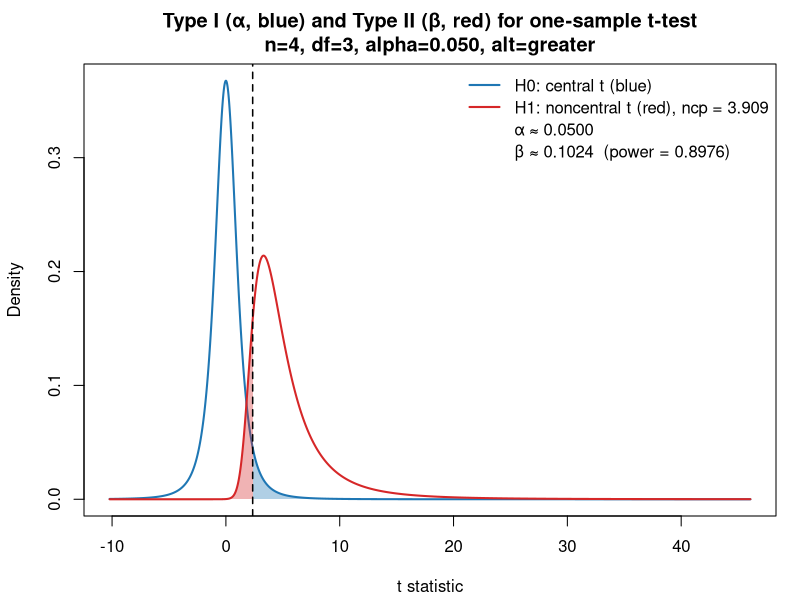
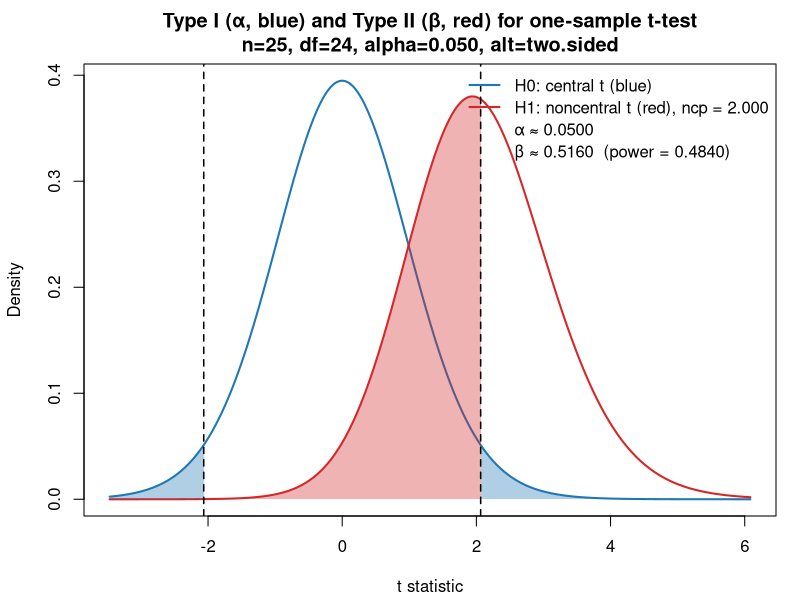
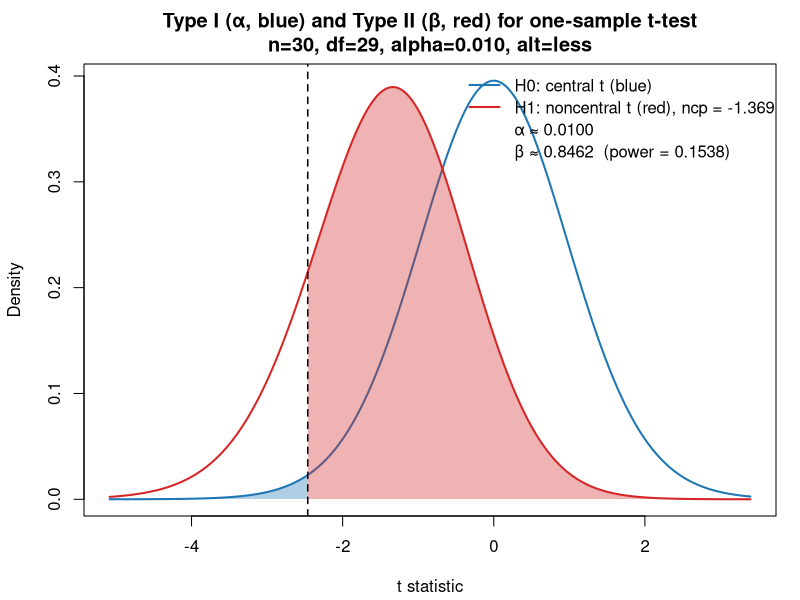

Generate these figures, in order, with R:
plot_alpha_beta_ttest <- function(n, mu0, mu1, sd, alpha = 0.05,
                                  alternative = c("two.sided", "greater", "less")) {
  alternative <- match.arg(alternative)
  df  <- n - 1
  se  <- sd / sqrt(n)
  ncp <- (mu1 - mu0) / se  # noncentrality for t under H1
  
  # Critical values (central t under H0)
  crit <- switch(
    alternative,
    "two.sided" = qt(1 - alpha/2, df = df),
    "greater"   = qt(1 - alpha,   df = df),
    "less"      = qt(alpha,       df = df)
  )
  
  # Rejection and non-rejection regions in T-space
  rej_region <- switch(
    alternative,
    "two.sided" = list(left = -Inf, lcut = -crit, rcut = crit, right = Inf),
    "greater"   = list(left = crit, right = Inf),
    "less"      = list(left = -Inf, right = crit)
  )
  
  # Numeric alpha (under H0) and beta (under H1)
  if (alternative == "two.sided") {
    alpha_calc <- pt(-crit, df) + (1 - pt(crit, df))                     # should equal alpha
    beta_calc  <- pt(crit, df, ncp) - pt(-crit, df, ncp)                 # fail-to-reject under H1
  } else if (alternative == "greater") {
    alpha_calc <- 1 - pt(crit, df)
    beta_calc  <- pt(crit, df, ncp)
  } else { # "less"
    alpha_calc <- pt(crit, df)
    beta_calc  <- 1 - pt(crit, df, ncp)
  }
  
  # x-range to plot: cover both central and noncentral t supports
  left_q  <- min(qt(0.001, df), qt(0.001, df, ncp))
  right_q <- max(qt(0.999, df), qt(0.999, df, ncp))
  x <- seq(left_q, right_q, length.out = 4000)
  
  # Densities
  d0 <- dt(x, df)            # H0: central t
  d1 <- dt(x, df, ncp = ncp) # H1: noncentral t
  
  # Helper to polygon-shade regions
  shade_poly <- function(x, y, region) {
    polygon(x, y, border = NA, col = region$col)
  }
  
  # Start plot
  op <- par(no.readonly = TRUE); on.exit(par(op))
  par(mar = c(4.2, 4.2, 3.2, 1.2))
  plot(x, d0, type = "l", lwd = 2, col = "#1f77b4",
       xlab = "t statistic", ylab = "Density",
       main = sprintf("Type I (α, blue) and Type II (β, red) for one-sample t-test\nn=%d, df=%d, alpha=%.3f, alt=%s", 
                      n, df, alpha, alternative))
  lines(x, d1, lwd = 2, col = "#d62728")
  
  # Shade alpha (rejection under H0) in blue with transparency
  blue <- adjustcolor("#1f77b4", alpha.f = 0.35)
  red  <- adjustcolor("#d62728", alpha.f = 0.35)
  
  if (alternative == "two.sided") {
    # α regions: x <= -crit and x >= crit (under H0 density)
    idx_left  <- x <= -crit
    idx_right <- x >=  crit
    if (any(idx_left))  polygon(c(x[idx_left],  rev(x[idx_left])),
                                c(d0[idx_left], rep(0, sum(idx_left))), col = blue, border = NA)
    if (any(idx_right)) polygon(c(x[idx_right], rev(x[idx_right])),
                                c(d0[idx_right], rep(0, sum(idx_right))), col = blue, border = NA)
    
    # β region: -crit <= x <= crit (under H1 density)
    idx_beta <- (x >= -crit) & (x <= crit)
    if (any(idx_beta)) polygon(c(x[idx_beta],  rev(x[idx_beta])),
                               c(d1[idx_beta], rep(0, sum(idx_beta))), col = red, border = NA)
    
    abline(v = c(-crit, crit), lty = 2, lwd = 1.5)
    
  } else if (alternative == "greater") {
    # α region: x >= crit under H0
    idx_alpha <- x >= crit
    if (any(idx_alpha)) polygon(c(x[idx_alpha], rev(x[idx_alpha])),
                                c(d0[idx_alpha], rep(0, sum(idx_alpha))), col = blue, border = NA)
    # β region: x <= crit under H1
    idx_beta <- x <= crit
    if (any(idx_beta)) polygon(c(x[idx_beta], rev(x[idx_beta])),
                               c(d1[idx_beta], rep(0, sum(idx_beta))), col = red, border = NA)
    
    abline(v = crit, lty = 2, lwd = 1.5)
    
  } else { # "less"
    # α region: x <= crit under H0
    idx_alpha <- x <= crit
    if (any(idx_alpha)) polygon(c(x[idx_alpha], rev(x[idx_alpha])),
                                c(d0[idx_alpha], rep(0, sum(idx_alpha))), col = blue, border = NA)
    # β region: x >= crit under H1
    idx_beta <- x >= crit
    if (any(idx_beta)) polygon(c(x[idx_beta], rev(x[idx_beta])),
                               c(d1[idx_beta], rep(0, sum(idx_beta))), col = red, border = NA)
    
    abline(v = crit, lty = 2, lwd = 1.5)
  }
  
  legend("topright",
         legend = c(
           sprintf("H0: central t (blue)"),
           sprintf("H1: noncentral t (red), ncp = %.3f", ncp),
           sprintf("α ≈ %.4f", alpha_calc),
           sprintf("β ≈ %.4f  (power = %.4f)", beta_calc, 1 - beta_calc)
         ),
         lwd = c(2,2,NA,NA), col = c("#1f77b4", "#d62728", NA, NA),
         bty = "n", text.width = strwidth("H1: noncentral t (red), ncp = 0.000"),
         y.intersp = 1.1)
}

# -------------------------
# EXAMPLES
# -------------------------

# 1) Match your earlier data roughly: treat sample sd as population sd for illustration
x <- c(99, 77, 67, 70)
n  <- length(x)
mu0 <- 50
mu1 <- mean(x)      # "true" mean to visualize
sd_pop <- sd(x)     # using sample sd as proxy for pop sd for the picture

plot_alpha_beta_ttest(n, mu0, mu1, sd = sd_pop, alpha = 0.05, alternative = "greater")

# 2) Two-sided example with clearer separation
plot_alpha_beta_ttest(n = 25, mu0 = 0, mu1 = 0.4, sd = 1, alpha = 0.05, alternative = "two.sided")

# 3) Left-tailed example
plot_alpha_beta_ttest(n = 30, mu0 = 10, mu1 = 9.5, sd = 2, alpha = 0.01, alternative = "less")
